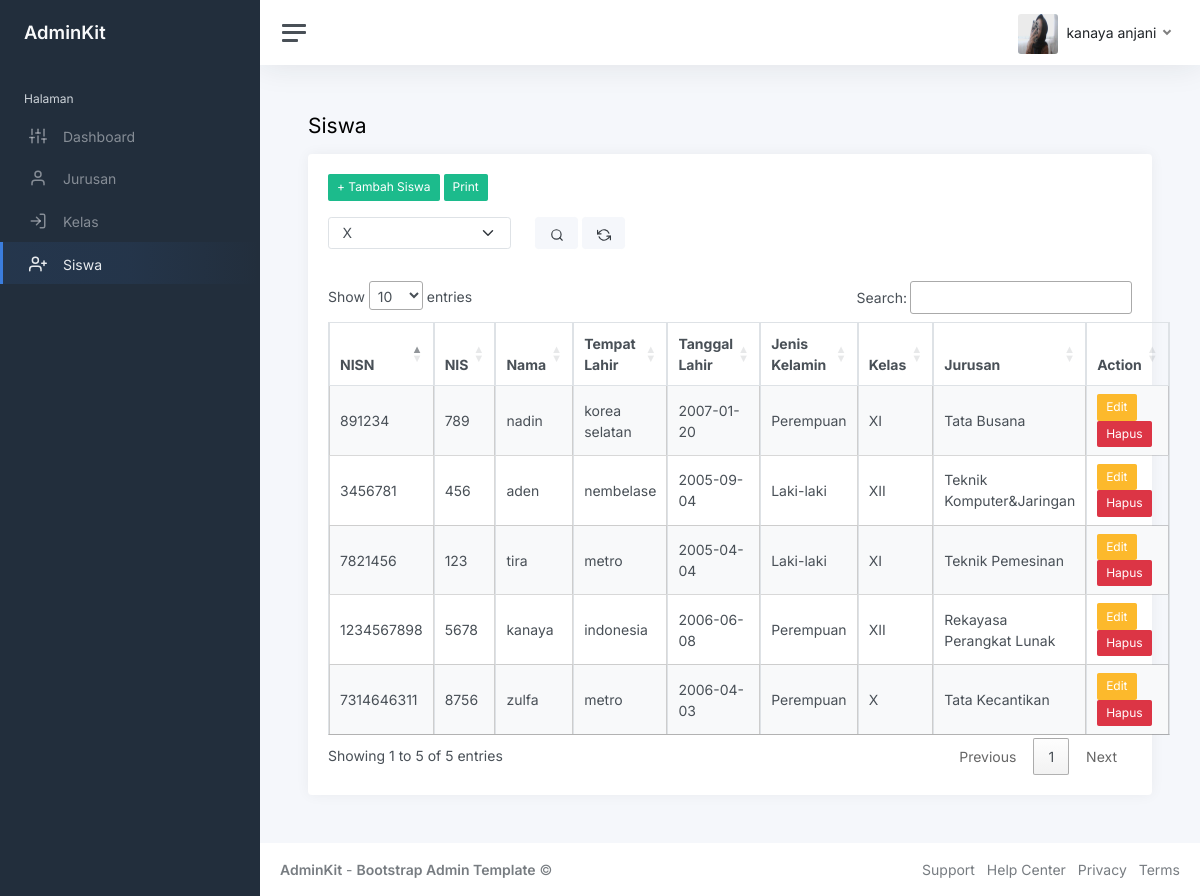
/index.php?page=siswa (signed in), run on the app's committed database.
### tables this page shows
CREATE TABLE `siswa` (
  `nisn` char(10) NOT NULL,
  `nis` char(4) NOT NULL,
  `nama_siswa` varchar(30) NOT NULL,
  `tempat_lahir` varchar(30) NOT NULL,
  `tanggal_lahir` date NOT NULL,
  `jenis_kelamin` varchar(20) NOT NULL,
  `id_kelas` int(11) NOT NULL
);

CREATE TABLE `kelas` (
  `id_kelas` int(11) NOT NULL,
  `nama_kelas` varchar(15) NOT NULL,
  `id_jurusan` int(11) NOT NULL
);

CREATE TABLE `jurusan` (
  `id_jurusan` int(11) NOT NULL,
  `nama_jurusan` varchar(50) NOT NULL
);

### siswa.php (the view, shortened to what this page needs)
<h1 class="h3 mb-3">Siswa</h1>
<div class="row">
    <div class="col-12">
        <div class="card flex-fill">
            <div class="card-body">
                <a href="?page=tambah-siswa" class="btn btn-success btn-sm mb-3">+ Tambah Siswa</a>
                <?php
                if (!empty($_POST['kelas'])) {
                ?>
                    <a href="cetak-siswa.php?kelas=<?php echo $kelas ?>" class="btn btn-success btn-sm mb-3" target="_blank">Print</a>
                <?php
                } else {
                ?>
                    <a href="cetak-siswa.php" class="btn btn-success btn-sm mb-3" target="_blank">Print</a>
                <?php
                }
                ?>
                <form action="" method="post">
                    <div class="row mb-3">
                        <div class="col-sm-3">
                            <div class="form-group">
                                <select name="kelas" class="form-select">
                                    <option value="X" <?php echo isset($_POST['kelas']) == true ? ($_POST['kelas'] == 'X' ? 'selected' : '') : '' ?>>
                                        X
                                    </option>
                                </select>
                            </div>
                        </div>
                        <div class="col-sm-3">
                            <button class="btn btn-light"><i data-feather="search"></i></button>
                            <a href="?page=siswa" class="btn btn-light"><i data-feather="refresh-ccw"></i></a>
                        </div>
                    </div>
                </form>
                <table class="table table-bordered table-striped table-hover cell-border " id="siswa">
                    <thead>
                        <tr>
                            <th>NISN</th>
                            <th>NIS</th>
                            <th>Nama</th>
                            <th>Tempat Lahir</th>
                            <th>Tanggal Lahir</th>
                            <th>Jenis Kelamin</th>
                            <th>Kelas</th>
                            <th>Jurusan</th>
                            <th>Action</th>
                        </tr>
                    </thead>
                    <tbody>
                        <?php
                        if (isset($_POST['kelas'])) {
                            $kelas = $_POST['kelas'];
                            $query = mysqli_query($koneksi, "SELECT * FROM siswa INNER JOIN kelas ON siswa.id_kelas=kelas.id_kelas INNER JOIN jurusan ON kelas.id_jurusan=jurusan.id_jurusan WHERE nama_kelas='$kelas'");
                        } else {
                            $query = mysqli_query($koneksi, "SELECT * FROM siswa INNER JOIN kelas ON siswa.id_kelas=kelas.id_kelas  INNER JOIN jurusan ON kelas.id_jurusan=jurusan.id_jurusan");
                        }
                        while ($data = mysqli_fetch_array($query)) {
                        ?>
                            <tr>
                                <td><?php echo $data['nisn'] ?></td>
                                <td><?php echo $data['nis'] ?></td>
                                <td><?php echo $data['nama_siswa'] ?></td>
                                <td><?php echo $data['tempat_lahir'] ?></td>
                                <td><?php echo $data['tanggal_lahir'] ?></td>
                                <td><?php echo $data['jenis_kelamin'] ?></td>
                                <td><?php echo $data['nama_kelas'] ?></td>
                                <td><?php echo $data['nama_jurusan'] ?></td>
                                <td>
                                    <a href="?page=edit-siswa&id=<?php echo $data['nisn'] ?>" class="btn btn-warning btn-sm">Edit</a>
                                    <a href="?page=hapus-siswa&id=<?php echo $data['nisn'] ?>" class="btn btn-danger btn-sm">Hapus</a>
                                </td>
                            </tr>
                        <?php
                        }
                        ?>
                    </tbody>
                </table>
            </div>
        </div>
    </div>
</div>

### data on the page
siswa: nisn "1234567898", nis "5678", nama_siswa "kanaya", tempat_lahir "indonesia", tanggal_lahir "2006-06-08", jenis_kelamin "Perempuan", id_kelas.nama_kelas "XII", jurusan.nama_jurusan "Rekayasa Perangkat Lunak"
siswa: nisn "3456781", nis "456", nama_siswa "aden", tempat_lahir "nembelase", tanggal_lahir "2005-09-04", jenis_kelamin "Laki-laki", id_kelas.nama_kelas "XII", jurusan.nama_jurusan "Teknik Komputer&Jaringan"
siswa: nisn "7314646311", nis "8756", nama_siswa "zulfa", tempat_lahir "metro", tanggal_lahir "2006-04-03", jenis_kelamin "Perempuan", id_kelas.nama_kelas "X", jurusan.nama_jurusan "Tata Kecantikan"
siswa: nisn "7821456", nis "123", nama_siswa "tira", tempat_lahir "metro", tanggal_lahir "2005-04-04", jenis_kelamin "Laki-laki", id_kelas.nama_kelas "XI", jurusan.nama_jurusan "Teknik Pemesinan"
siswa: nisn "891234", nis "789", nama_siswa "nadin", tempat_lahir "korea selatan", tanggal_lahir "2007-01-20", jenis_kelamin "Perempuan", id_kelas.nama_kelas "XI", jurusan.nama_jurusan "Tata Busana"

### other printed values
$_SESSION['user']['nama'] "kanaya anjani"
